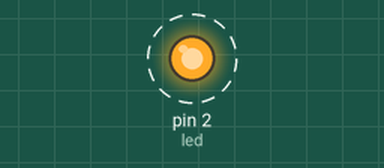
Simulated run of this program. Board: MicroPython board. Shown: output pins drawn as LEDs (lit = HIGH). Dashed ring = blinking. What the program prints to the serial console is not drawn.

Above: at 0.2 s.
Timing chart, 0 to 3.0 s (numbered marks = the images above):
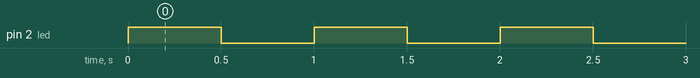

The program:

main.py
```python
from machine import Pin
import time

print("Hello, World!")
led = Pin(2, Pin.OUT)
while True:
    led.toggle()
    time.sleep(0.5)
```

Measured:
- by itself, pin 2 (led): alternates HIGH for 0.50 s and LOW for 0.50 s
